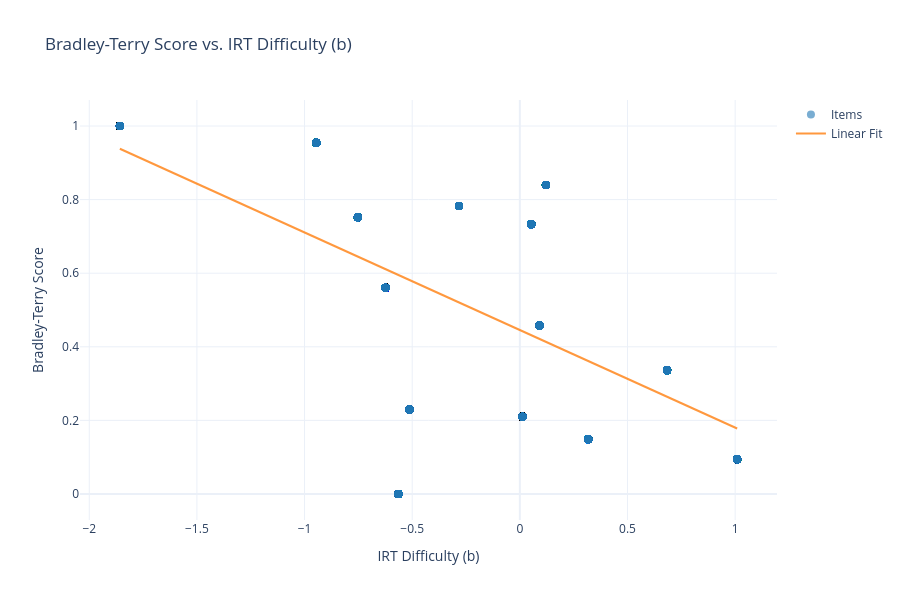

Notebook code cell kept with this figure:
### Code cell
import plotly.graph_objects as go
import textwrap
from scipy import stats

# Prepare hover text with wrapping
df_plot = df_all.copy()
df_plot['hover_text'] = df_plot['combined_text'].apply(
    lambda x: '<br>'.join(textwrap.wrap(str(x), width=70))
)

# Calculate linear regression line
slope, intercept, r_value, p_value, std_err = stats.linregress(
    df_plot['difficulty_b'].dropna(), 
    df_plot['Bradley_Terry_Score'].dropna()
)
x_line = sorted(df_plot['difficulty_b'].dropna())
y_line = [slope * x + intercept for x in x_line]

# Create figure
fig = go.Figure()

# Add scatter points
fig.add_trace(go.Scatter(
    x=df_plot['difficulty_b'],
    y=df_plot['Bradley_Terry_Score'],
    mode='markers',
    marker=dict(size=8, color='rgba(31, 119, 180, 0.6)'),
    hovertext=df_plot['hover_text'],
    hoverinfo='text+x+y',
    name='Items'
))

# Add regression line
fig.add_trace(go.Scatter(
    x=x_line,
    y=y_line,
    mode='lines',
    line=dict(color='rgba(255, 127, 14, 0.8)', width=2),
    name='Linear Fit',
    hoverinfo='skip'
))

# Update layout
fig.update_layout(
    title='Bradley-Terry Score vs. IRT Difficulty (b)',
    xaxis_title='IRT Difficulty (b)',
    yaxis_title='Bradley-Terry Score',
    hovermode='closest',
    template='plotly_white',
    width=900,
    height=600
)

fig.show()

### Figure 1 — Plotly figure (JSON) as saved in the notebook; plotly's stock layout.template omitted (floating-point values rounded to 4 significant figures; data arrays with more than 128 entries replaced by an {"elided": "..."} marker saying what was removed)
{"data": [{"hoverinfo": "text+x+y", "hovertext": {"elided": "8512 str values"}, "marker": {"color": "rgba(31, 119, 180, 0.6)", "size": 8}, "mode": "markers", "name": "Items", "type": "scatter", "x": {"elided": "8512 float values"}, "y": {"elided": "8512 float values"}}, {"hoverinfo": "skip", "line": {"color": "rgba(255, 127, 14, 0.8)", "width": 2}, "mode": "lines", "name": "Linear Fit", "type": "scatter", "x": {"elided": "8512 float values"}, "y": {"elided": "8512 float values"}}], "layout": {"height": 600, "hovermode": "closest", "title": {"text": "Bradley-Terry Score vs. IRT Difficulty (b)"}, "width": 900, "xaxis": {"title": {"text": "IRT Difficulty (b)"}}, "yaxis": {"title": {"text": "Bradley-Terry Score"}}}}
